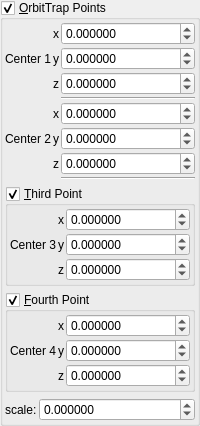
    <widget class="MyGroupBox" name="groupCheck_transf_function_enabledBx_false">
     <property name="font">
      <font>
       <weight>50</weight>
       <bold>false</bold>
      </font>
     </property>
     <property name="title">
      <string>&amp;OrbitTrap Points</string>
     </property>
     <property name="checkable">
      <bool>true</bool>
     </property>
     <layout class="QVBoxLayout" name="verticalLayout_8">
      <property name="leftMargin">
       <number>2</number>
      </property>
      <property name="topMargin">
       <number>2</number>
      </property>
      <property name="rightMargin">
       <number>2</number>
      </property>
      <property name="bottomMargin">
       <number>2</number>
      </property>
      <item>
       <layout class="QGridLayout" name="gridLayout_11" columnstretch="0,0,1">
        <property name="spacing">
         <number>2</number>
        </property>
        <item row="1" column="2">
         <widget class="MyDoubleSpinBox" name="spinbox3_transf_offset_000_y">
          <property name="enabled">
           <bool>true</bool>
          </property>
          <property name="sizePolicy">
           <sizepolicy hsizetype="Minimum" vsizetype="Maximum">
            <horstretch>0</horstretch>
            <verstretch>0</verstretch>
           </sizepolicy>
          </property>
          <property name="prefix">
           <string/>
          </property>
          <property name="suffix">
           <string/>
          </property>
          <property name="decimals">
           <number>6</number>
          </property>
          <property name="minimum">
           <double>-999.990000000000009</double>
          </property>
          <property name="maximum">
           <double>999.990000000000009</double>
          </property>
          <property name="singleStep">
           <double>0.100000000000000</double>
          </property>
         </widget>
        </item>
        <item row="2" column="2">
         <widget class="MyDoubleSpinBox" name="spinbox3_transf_offset_000_z">
          <property name="enabled">
           <bool>true</bool>
          </property>
          <property name="sizePolicy">
           <sizepolicy hsizetype="Minimum" vsizetype="Maximum">
            <horstretch>0</horstretch>
            <verstretch>0</verstretch>
           </sizepolicy>
          </property>
          <property name="prefix">
           <string/>
          </property>
          <property name="suffix">
           <string/>
          </property>
          <property name="decimals">
           <number>6</number>
          </property>
          <property name="minimum">
           <double>-999.990000000000009</double>
          </property>
          <property name="maximum">
           <double>999.990000000000009</double>
          </property>
          <property name="singleStep">
           <double>0.100000000000000</double>
          </property>
         </widget>
        </item>
        <item row="6" column="2">
         <widget class="MyDoubleSpinBox" name="spinbox3_transf_offsetA_000_z">
          <property name="enabled">
           <bool>true</bool>
          </property>
          <property name="sizePolicy">
           <sizepolicy hsizetype="Minimum" vsizetype="Maximum">
            <horstretch>0</horstretch>
            <verstretch>0</verstretch>
           </sizepolicy>
          </property>
          <property name="prefix">
           <string/>
          </property>
          <property name="suffix">
           <string/>
          </property>
          <property name="decimals">
           <number>6</number>
          </property>
          <property name="minimum">
           <double>-999.990000000000009</double>
          </property>
          <property name="maximum">
           <double>999.990000000000009</double>
          </property>
          <property name="singleStep">
           <double>0.100000000000000</double>
          </property>
         </widget>
        </item>
        <item row="3" column="2">
         <widget class="Line" name="line_2">
          <property name="orientation">
           <enum>Qt::Horizontal</enum>
          </property>
         </widget>
        </item>
        <item row="5" column="1">
         <widget class="QLabel" name="label_114">
          <property name="text">
           <string notr="true">y</string>
          </property>
         </widget>
        </item>
        <item row="6" column="1">
         <widget class="QLabel" name="label_115">
          <property name="text">
           <string notr="true">z</string>
          </property>
         </widget>
        </item>
        <item row="4" column="2">
         <widget class="MyDoubleSpinBox" name="spinbox3_transf_offsetA_000_x">
          <property name="enabled">
           <bool>true</bool>
          </property>
          <property name="sizePolicy">
           <sizepolicy hsizetype="Minimum" vsizetype="Maximum">
            <horstretch>0</horstretch>
            <verstretch>0</verstretch>
           </sizepolicy>
          </property>
          <property name="prefix">
           <string/>
          </property>
          <property name="suffix">
           <string/>
          </property>
          <property name="decimals">
           <number>6</number>
          </property>
          <property name="minimum">
           <double>-999.990000000000009</double>
          </property>
          <property name="maximum">
           <double>999.990000000000009</double>
          </property>
          <property name="singleStep">
           <double>0.100000000000000</double>
          </property>
         </widget>
        </item>
        <item row="7" column="2">
         <widget class="Line" name="line">
          <property name="orientation">
           <enum>Qt::Horizontal</enum>
          </property>
         </widget>
        </item>
        <item row="5" column="0">
         <widget class="QLabel" name="label_116">
          <property name="text">
           <string>Center 2</string>
          </property>
         </widget>
        </item>
        <item row="2" column="1">
         <widget class="QLabel" name="label_112">
          <property name="text">
           <string notr="true">z</string>
          </property>
         </widget>
        </item>
        <item row="0" column="2">
         <widget class="MyDoubleSpinBox" name="spinbox3_transf_offset_000_x">
          <property name="enabled">
           <bool>true</bool>
          </property>
          <property name="sizePolicy">
           <sizepolicy hsizetype="Minimum" vsizetype="Maximum">
            <horstretch>0</horstretch>
            <verstretch>0</verstretch>
           </sizepolicy>
          </property>
          <property name="prefix">
           <string/>
          </property>
          <property name="suffix">
           <string/>
          </property>
          <property name="decimals">
           <number>6</number>
          </property>
          <property name="minimum">
           <double>-999.990000000000009</double>
          </property>
          <property name="maximum">
           <double>999.990000000000009</double>
          </property>
          <property name="singleStep">
           <double>0.100000000000000</double>
          </property>
         </widget>
        </item>
        <item row="5" column="2">
         <widget class="MyDoubleSpinBox" name="spinbox3_transf_offsetA_000_y">
          <property name="enabled">
           <bool>true</bool>
          </property>
          <property name="sizePolicy">
           <sizepolicy hsizetype="Minimum" vsizetype="Maximum">
            <horstretch>0</horstretch>
            <verstretch>0</verstretch>
           </sizepolicy>
          </property>
          <property name="prefix">
           <string/>
          </property>
          <property name="suffix">
           <string/>
          </property>
          <property name="decimals">
           <number>6</number>
          </property>
          <property name="minimum">
           <double>-999.990000000000009</double>
          </property>
          <property name="maximum">
           <double>999.990000000000009</double>
          </property>
          <property name="singleStep">
           <double>0.100000000000000</double>
          </property>
         </widget>
        </item>
        <item row="0" column="1">
         <widget class="QLabel" name="label_96">
          <property name="text">
           <string notr="true">x</string>
          </property>
         </widget>
        </item>
        <item row="4" column="1">
         <widget class="QLabel" name="label_113">
          <property name="text">
           <string notr="true">x</string>
          </property>
         </widget>
        </item>
        <item row="1" column="0">
         <widget class="QLabel" name="label_94">
          <property name="text">
           <string>Center 1</string>
          </property>
         </widget>
        </item>
        <item row="1" column="1">
         <widget class="QLabel" name="label_98">
          <property name="text">
           <string notr="true">y</string>
          </property>
         </widget>
        </item>
       </layout>
      </item>
      <item>
       <widget class="MyGroupBox" name="groupCheck_transf_function_enabledAx_false">
        <property name="font">
         <font>
          <weight>50</weight>
          <bold>false</bold>
         </font>
        </property>
        <property name="title">
         <string>&amp;Third Point</string>
        </property>
        <property name="checkable">
         <bool>true</bool>
        </property>
        <layout class="QVBoxLayout" name="verticalLayout_10">
         <property name="leftMargin">
          <number>2</number>
         </property>
         <property name="topMargin">
          <number>2</number>
         </property>
         <property name="rightMargin">
          <number>2</number>
         </property>
         <property name="bottomMargin">
          <number>2</number>
         </property>
         <item>
          <layout class="QGridLayout" name="gridLayout_12" columnstretch="0,0,1">
           <property name="spacing">
            <number>2</number>
           </property>
           <item row="2" column="2">
            <widget class="MyDoubleSpinBox" name="spinbox3_transf_offsetF_000_z">
             <property name="enabled">
              <bool>true</bool>
             </property>
             <property name="sizePolicy">
              <sizepolicy hsizetype="Minimum" vsizetype="Maximum">
               <horstretch>0</horstretch>
               <verstretch>0</verstretch>
              </sizepolicy>
             </property>
             <property name="prefix">
              <string/>
             </property>
             <property name="suffix">
              <string/>
             </property>
             <property name="decimals">
              <number>6</number>
             </property>
             <property name="minimum">
              <double>-999.990000000000009</double>
             </property>
             <property name="maximum">
              <double>999.990000000000009</double>
             </property>
             <property name="singleStep">
              <double>0.100000000000000</double>
             </property>
            </widget>
           </item>
           <item row="1" column="2">
            <widget class="MyDoubleSpinBox" name="spinbox3_transf_offsetF_000_y">
             <property name="enabled">
              <bool>true</bool>
             </property>
             <property name="sizePolicy">
              <sizepolicy hsizetype="Minimum" vsizetype="Maximum">
               <horstretch>0</horstretch>
               <verstretch>0</verstretch>
              </sizepolicy>
             </property>
             <property name="prefix">
              <string/>
             </property>
             <property name="suffix">
              <string/>
             </property>
             <property name="decimals">
              <number>6</number>
             </property>
             <property name="minimum">
              <double>-999.990000000000009</double>
             </property>
             <property name="maximum">
              <double>999.990000000000009</double>
             </property>
             <property name="singleStep">
              <double>0.100000000000000</double>
             </property>
            </widget>
           </item>
           <item row="0" column="2">
            <widget class="MyDoubleSpinBox" name="spinbox3_transf_offsetF_000_x">
             <property name="enabled">
              <bool>true</bool>
             </property>
             <property name="sizePolicy">
              <sizepolicy hsizetype="Minimum" vsizetype="Maximum">
               <horstretch>0</horstretch>
               <verstretch>0</verstretch>
              </sizepolicy>
             </property>
             <property name="prefix">
              <string/>
             </property>
             <property name="suffix">
              <string/>
             </property>
             <property name="decimals">
              <number>6</number>
             </property>
             <property name="minimum">
              <double>-999.990000000000009</double>
             </property>
             <property name="maximum">
              <double>999.990000000000009</double>
             </property>
             <property name="singleStep">
              <double>0.100000000000000</double>
             </property>
            </widget>
           </item>
           <item row="1" column="0">
            <widget class="QLabel" name="label_118">
             <property name="text">
              <string>Center 3</string>
             </property>
            </widget>
           </item>
           <item row="0" column="1">
            <widget class="QLabel" name="label_99">
             <property name="text">
              <string notr="true">x</string>
             </property>
            </widget>
           </item>
           <item row="1" column="1">
            <widget class="QLabel" name="label_103">
             <property name="text">
              <string notr="true">y</string>
             </property>
            </widget>
           </item>
           <item row="2" column="1">
            <widget class="QLabel" name="label_120">
             <property name="text">
              <string notr="true">z</string>
             </property>
            </widget>
           </item>
          </layout>
         </item>
        </layout>
       </widget>
      </item>
      <item>
       <widget class="MyGroupBox" name="groupCheck_transf_function_enabledAy_false">
        <property name="font">
         <font>
          <weight>50</weight>
          <bold>false</bold>
         </font>
        </property>
        <property name="title">
         <string>&amp;Fourth Point</string>
        </property>
        <property name="checkable">
         <bool>true</bool>
        </property>
        <layout class="QVBoxLayout" name="verticalLayout_11">
         <property name="leftMargin">
          <number>2</number>
         </property>
         <property name="topMargin">
          <number>2</number>
         </property>
         <property name="rightMargin">
          <number>2</number>
         </property>
         <property name="bottomMargin">
          <number>2</number>
         </property>
         <item>
          <layout class="QGridLayout" name="gridLayout_13" columnstretch="0,0,1">
           <property name="spacing">
            <number>2</number>
           </property>
           <item row="2" column="2">
            <widget class="MyDoubleSpinBox" name="spinbox3_transf_addition_constantA_000_z">
             <property name="enabled">
              <bool>true</bool>
             </property>
             <property name="sizePolicy">
              <sizepolicy hsizetype="Minimum" vsizetype="Maximum">
               <horstretch>0</horstretch>
               <verstretch>0</verstretch>
              </sizepolicy>
             </property>
             <property name="prefix">
              <string/>
             </property>
             <property name="suffix">
              <string/>
             </property>
             <property name="decimals">
              <number>6</number>
             </property>
             <property name="minimum">
              <double>-999.990000000000009</double>
             </property>
             <property name="maximum">
              <double>999.990000000000009</double>
             </property>
             <property name="singleStep">
              <double>0.100000000000000</double>
             </property>
            </widget>
           </item>
           <item row="1" column="2">
            <widget class="MyDoubleSpinBox" name="spinbox3_transf_addition_constantA_000_y">
             <property name="enabled">
              <bool>true</bool>
             </property>
             <property name="sizePolicy">
              <sizepolicy hsizetype="Minimum" vsizetype="Maximum">
               <horstretch>0</horstretch>
               <verstretch>0</verstretch>
              </sizepolicy>
             </property>
             <property name="prefix">
              <string/>
             </property>
             <property name="suffix">
              <string/>
             </property>
             <property name="decimals">
              <number>6</number>
             </property>
             <property name="minimum">
              <double>-999.990000000000009</double>
             </property>
             <property name="maximum">
              <double>999.990000000000009</double>
             </property>
             <property name="singleStep">
              <double>0.100000000000000</double>
             </property>
            </widget>
           </item>
           <item row="0" column="2">
            <widget class="MyDoubleSpinBox" name="spinbox3_transf_addition_constantA_000_x">
             <property name="enabled">
              <bool>true</bool>
             </property>
             <property name="sizePolicy">
              <sizepolicy hsizetype="Minimum" vsizetype="Maximum">
               <horstretch>0</horstretch>
               <verstretch>0</verstretch>
              </sizepolicy>
             </property>
             <property name="prefix">
              <string/>
             </property>
             <property name="suffix">
              <string/>
             </property>
             <property name="decimals">
              <number>6</number>
             </property>
             <property name="minimum">
              <double>-999.990000000000009</double>
             </property>
             <property name="maximum">
              <double>999.990000000000009</double>
             </property>
             <property name="singleStep">
              <double>0.100000000000000</double>
             </property>
            </widget>
           </item>
           <item row="1" column="0">
            <widget class="QLabel" name="label_119">
             <property name="text">
              <string>Center 4</string>
             </property>
            </widget>
           </item>
           <item row="0" column="1">
            <widget class="QLabel" name="label_100">
             <property name="text">
              <string notr="true">x</string>
             </property>
            </widget>
           </item>
           <item row="1" column="1">
            <widget class="QLabel" name="label_104">
             <property name="text">
              <string notr="true">y</string>
             </property>
            </widget>
           </item>
           <item row="2" column="1">
            <widget class="QLabel" name="label_121">
             <property name="text">
              <string notr="true">z</string>
             </property>
            </widget>
           </item>
          </layout>
         </item>
        </layout>
       </widget>
      </item>
      <item>
       <layout class="QGridLayout" name="gridLayout_82" columnstretch="0,1">
        <property name="spacing">
         <number>2</number>
        </property>
        <item row="2" column="0">
         <widget class="QLabel" name="label_117">
          <property name="text">
           <string>scale:</string>
          </property>
         </widget>
        </item>
        <item row="2" column="1">
         <widget class="MyDoubleSpinBox" name="spinbox_transf_scaleA_1">
          <property name="enabled">
           <bool>true</bool>
          </property>
          <property name="sizePolicy">
           <sizepolicy hsizetype="Minimum" vsizetype="Maximum">
            <horstretch>0</horstretch>
            <verstretch>0</verstretch>
           </sizepolicy>
          </property>
          <property name="prefix">
           <string/>
          </property>
          <property name="suffix">
           <string/>
          </property>
          <property name="decimals">
           <number>6</number>
          </property>
          <property name="minimum">
           <double>-99.989999999999995</double>
          </property>
          <property name="maximum">
           <double>99.989999999999995</double>
          </property>
          <property name="singleStep">
           <double>0.100000000000000</double>
          </property>
         </widget>
        </item>
       </layout>
      </item>
     </layout>
    </widget>
